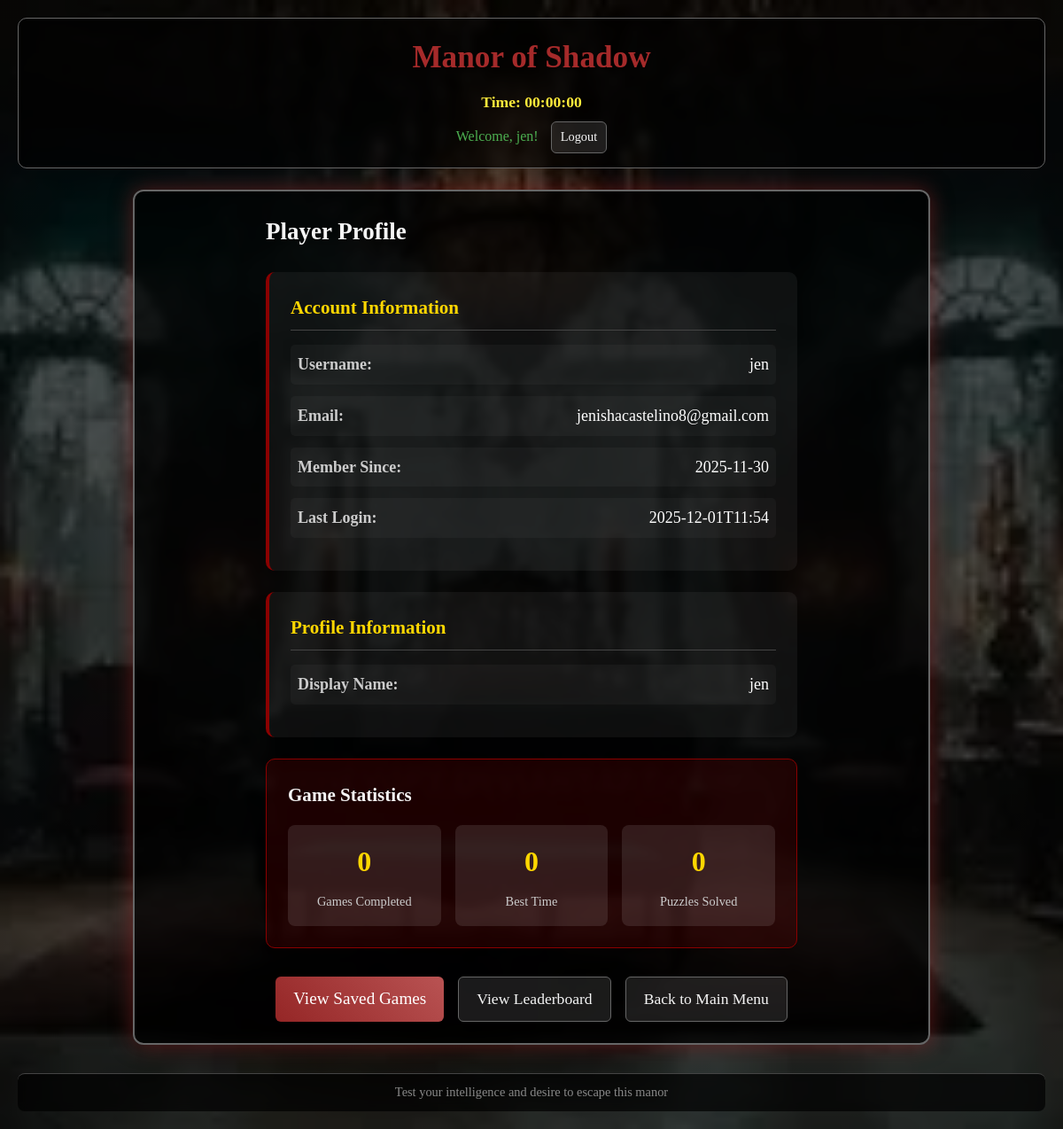
Screenshot of /profile (signed in) with the database file from the repository.
### tables this page shows
CREATE TABLE users (
                id INTEGER PRIMARY KEY AUTOINCREMENT,
                username TEXT UNIQUE NOT NULL,
                password_hash TEXT NOT NULL,
                email TEXT,
                created_at TEXT DEFAULT CURRENT_TIMESTAMP,
                last_login TEXT
            );

CREATE TABLE user_profiles (
                id INTEGER PRIMARY KEY AUTOINCREMENT,
                user_id INTEGER UNIQUE NOT NULL,
                display_name TEXT,
                avatar_url TEXT,
                bio TEXT,
                preferences TEXT,
                FOREIGN KEY (user_id) REFERENCES users (id)
            );

### app.py (the view)
@app.route('/profile')
def profile():
    if 'user_id' not in session:
        flash('Please log in to view your profile', 'error')
        return redirect(url_for('login'))
    user_profile = get_user_profile(session['user_id'])
    return render_template('profile.html', profile=user_profile)

### app.py (called while the page is built)
def get_db():
    db = getattr(g, '_database', None)
    if db is None:
        db = g._database = sqlite3.connect(DATABASE)
        db.row_factory = sqlite3.Row
    return db

def get_user_profile(user_id):
    db = get_db()
    cursor = db.cursor()
    cursor.execute('''
        SELECT u.username, u.email, u.created_at, u.last_login,
               p.display_name, p.avatar_url, p.bio
        FROM users u
        LEFT JOIN user_profiles p ON u.id = p.user_id
        WHERE u.id = ?
    ''', (user_id,))
    return cursor.fetchone()

@app.teardown_appcontext
def close_connection(exception):
    db = getattr(g, '_database', None)
    if db is not None:
        db.close()

### templates/profile.html (shortened to what this page needs)
{% extends "base.html" %}
{% block content %}
<div class="room entrance">
    <div class="profile-container">
        <h2>Player Profile</h2>
        <div class="profile-info">
            <div class="profile-section">
                <h3>Account Information</h3>
                <div class="info-item">
                    <label>Username:</label>
                    <span>{{ profile.username }}</span>
                </div>
                {% if profile.email %}
                <div class="info-item">
                    <label>Email:</label>
                    <span>{{ profile.email }}</span>
                </div>
                {% endif %}
                <div class="info-item">
                    <label>Member Since:</label>
                    <span>{{ profile.created_at[:10] }}</span>
                </div>
                {% if profile.last_login %}
                <div class="info-item">
                    <label>Last Login:</label>
                    <span>{{ profile.last_login[:16] }}</span>
                </div>
                {% endif %}
            </div>
            {% if profile.display_name or profile.bio %}
            <div class="profile-section">
                <h3>Profile Information</h3>
                {% if profile.display_name %}
                <div class="info-item">
                    <label>Display Name:</label>
                    <span>{{ profile.display_name }}</span>
                </div>
                {% endif %}
            </div>
            {% endif %}
        </div>
        <div class="profile-stats">
            <h3>Game Statistics</h3>
            <div class="stats-grid">
                <div class="stat-item">
                    <div class="stat-number">0</div>
                    <div class="stat-label">Games Completed</div>
                </div>
                <div class="stat-item">
                    <div class="stat-number">0</div>
                    <div class="stat-label">Best Time</div>
                </div>
                <div class="stat-item">
                    <div class="stat-number">0</div>
                    <div class="stat-label">Puzzles Solved</div>
                </div>
            </div>
        </div>
        <div class="profile-actions">
            <a href="{{ url_for('saves') }}" class="btn-primary">View Saved Games</a>
            <a href="{{ url_for('leaderboard') }}" class="btn-secondary">View Leaderboard</a>
            <a href="{{ url_for('index') }}" class="btn-secondary">Back to Main Menu</a>
        </div>
    </div>
</div>
{% endblock %}

### static/css/style.css (style rules this page uses)
* { margin: 0; padding: 0; box-sizing: border-box; }
body { font-family: 'Georgia', serif; color: #f5f5f5; min-height: 100vh; line-height: 1.6; position: relative; overflow-x: hidden; overflow-y: auto; font-size: 18px; }
body::before { content: ''; position: fixed; top: 0; left: 0; right: 0; bottom: 0; z-index: -2; }
body::after { content: ''; position: fixed; top: 0; left: 0; right: 0; bottom: 0; background: rgba(0, 0, 0, 0.5); z-index: -1; }
body.entrance::before { background: linear-gradient(rgba(0,0,0,0.4), rgba(0,0,0,0.4)), url('/static/images/background.png') center/cover no-repeat; }
.room { background: rgba(0, 0, 0, 0.7); padding: 1.5rem; border-radius: 12px; border: 2px solid #666; box-shadow: 0 0 25px rgba(165, 42, 42, 0.5); max-width: 900px; width: 100%; backdrop-filter: blur(3px); overflow-y: visible; margin-bottom: 1rem; }
.btn-primary { padding: 12px 24px; font-size: 1.2rem; background: linear-gradient(45deg, rgba(165, 42, 42, 0.9), rgba(205, 92, 92, 0.9)); color: white; border: none; border-radius: 6px; cursor: pointer; transition: all 0.3s ease; text-decoration: none; display: inline-block; }
.btn-secondary { padding: 10px 20px; font-size: 1.1rem; background: rgba(255, 255, 255, 0.1); color: #f5f5f5; border: 1px solid #666; border-radius: 6px; cursor: pointer; text-decoration: none; transition: all 0.3s ease; display: inline-block; }
.leaderboard-page, .saves-container, .profile-container { width: 100%; overflow: visible; }

### templates/profile.html (style rules this page uses)
.profile-container { max-width: 600px; margin: 0 auto; }
.profile-section { background: rgba(255, 255, 255, 0.05); padding: 1.5rem; border-radius: 10px; margin: 1.5rem 0; border-left: 4px solid #8b0000; }
.profile-section h3 { color: #ffd700; margin-bottom: 1rem; border-bottom: 1px solid #444; padding-bottom: 0.5rem; }
.info-item { display: flex; justify-content: space-between; margin: 0.8rem 0; padding: 0.5rem; background: rgba(255, 255, 255, 0.03); border-radius: 5px; }
.info-item label { font-weight: bold; color: #ccc; }
.info-item span { color: #fff; }
.profile-stats { background: rgba(139, 0, 0, 0.2); padding: 1.5rem; border-radius: 10px; margin: 1.5rem 0; border: 1px solid #8b0000; }
.stats-grid { display: grid; grid-template-columns: repeat(auto-fit, minmax(150px, 1fr)); gap: 1rem; margin-top: 1rem; }
.stat-item { text-align: center; padding: 1rem; background: rgba(255, 255, 255, 0.1); border-radius: 8px; }
.stat-number { font-size: 2rem; font-weight: bold; color: #ffd700; margin-bottom: 0.5rem; }
.stat-label { color: #ccc; font-size: 0.9rem; }
.profile-actions { display: flex; gap: 1rem; justify-content: center; flex-wrap: wrap; margin-top: 2rem; }
.profile-actions a { padding: 10px 20px; text-decoration: none; }

### rows the page displays
users: username "jen", email "jenishacastelino8@gmail.com", created_at "2025-11-30", last_login "2025-12-01T11:54"
user_profiles: display_name "jen"

### other values shown
{{ session.get('username', 'Player') }} "jen"
